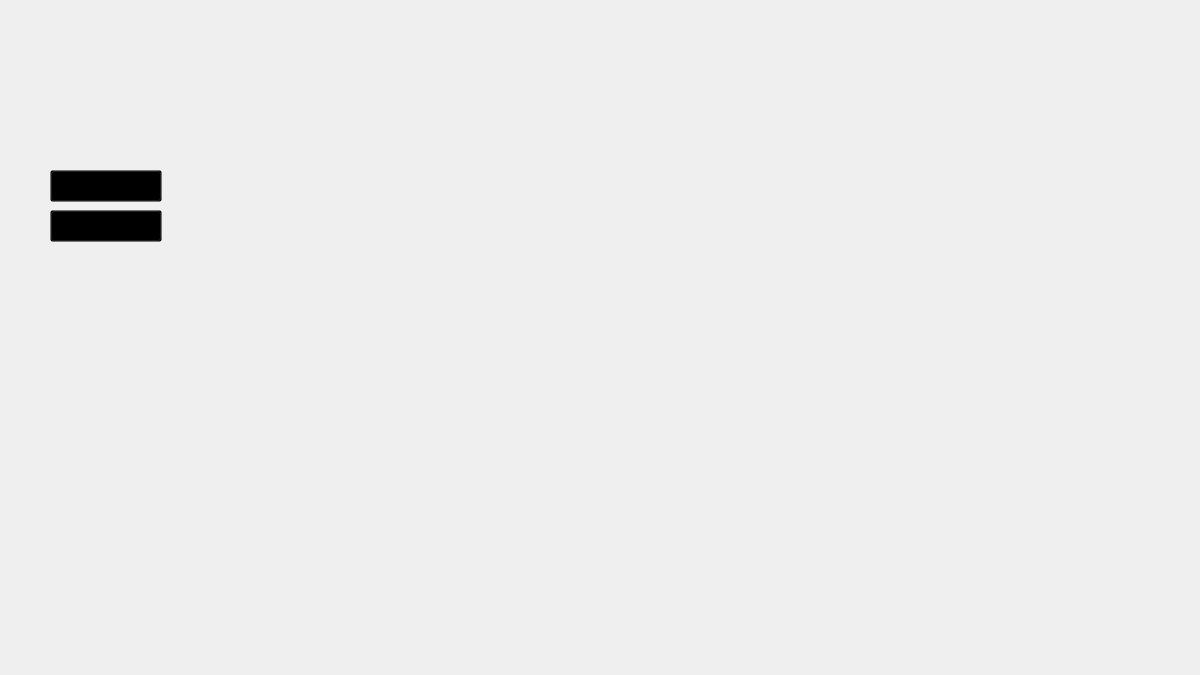
<?xml version="1.0" encoding="UTF-8"?>
<ui version="4.0">
 <class>Hell</class>
 <widget class="QMainWindow" name="Hell">
  <property name="geometry">
   <rect>
    <x>0</x>
    <y>0</y>
    <width>1200</width>
    <height>675</height>
   </rect>
  </property>
  <property name="minimumSize">
   <size>
    <width>1200</width>
    <height>675</height>
   </size>
  </property>
  <property name="maximumSize">
   <size>
    <width>1200</width>
    <height>675</height>
   </size>
  </property>
  <property name="windowTitle">
   <string>MainWindow</string>
  </property>
  <property name="styleSheet">
   <string notr="true">background : url(:/images/Hell.png)</string>
  </property>
  <widget class="QWidget" name="centralwidget">
   <widget class="QPushButton" name="pushButton_3">
    <property name="geometry">
     <rect>
      <x>50</x>
      <y>210</y>
      <width>112</width>
      <height>32</height>
     </rect>
    </property>
    <property name="styleSheet">
     <string notr="true">Background : transparent;
font: 18pt &quot;.AppleSystemUIFont&quot;;</string>
    </property>
    <property name="text">
     <string>Run Away</string>
    </property>
   </widget>
   <widget class="QPushButton" name="pushButton_4">
    <property name="geometry">
     <rect>
      <x>50</x>
      <y>170</y>
      <width>112</width>
      <height>32</height>
     </rect>
    </property>
    <property name="styleSheet">
     <string notr="true">Background : transparent;
font: 18pt &quot;.AppleSystemUIFont&quot;;</string>
    </property>
    <property name="text">
     <string>I'm Ready!</string>
    </property>
   </widget>
  </widget>
 </widget>
 <resources/>
 <connections/>
</ui>
